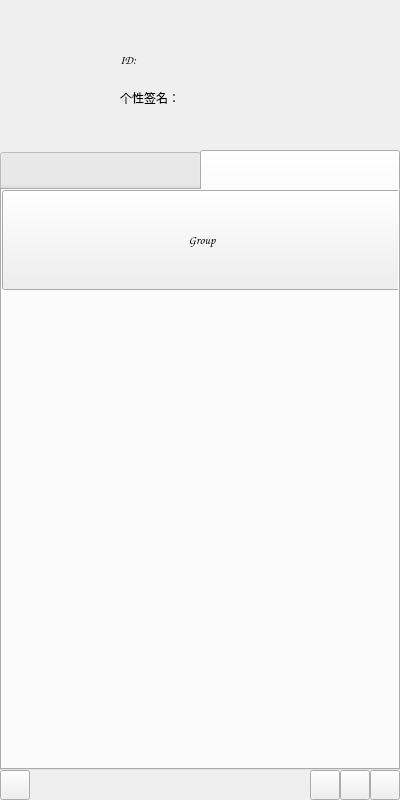
<?xml version="1.0" encoding="UTF-8"?>
<ui version="4.0">
 <class>List</class>
 <widget class="QWidget" name="List">
  <property name="geometry">
   <rect>
    <x>0</x>
    <y>0</y>
    <width>400</width>
    <height>800</height>
   </rect>
  </property>
  <property name="windowTitle">
   <string>Form</string>
  </property>
  <property name="styleSheet">
   <string notr="true">QWidget#widget{
	background-image: url(:/pic/background-list.png);
}</string>
  </property>
  <widget class="QWidget" name="widget" native="true">
   <property name="geometry">
    <rect>
     <x>0</x>
     <y>0</y>
     <width>400</width>
     <height>150</height>
    </rect>
   </property>
   <widget class="QLabel" name="label">
    <property name="geometry">
     <rect>
      <x>160</x>
      <y>50</y>
      <width>150</width>
      <height>30</height>
     </rect>
    </property>
    <property name="text">
     <string/>
    </property>
   </widget>
   <widget class="QLabel" name="label_2">
    <property name="geometry">
     <rect>
      <x>120</x>
      <y>39</y>
      <width>121</width>
      <height>41</height>
     </rect>
    </property>
    <property name="font">
     <font>
      <family>Comic Sans MS</family>
     </font>
    </property>
    <property name="text">
     <string>ID:</string>
    </property>
   </widget>
   <widget class="QLabel" name="label_3">
    <property name="geometry">
     <rect>
      <x>30</x>
      <y>60</y>
      <width>70</width>
      <height>70</height>
     </rect>
    </property>
    <property name="text">
     <string/>
    </property>
   </widget>
   <widget class="QToolButton" name="toolButton">
    <property name="geometry">
     <rect>
      <x>350</x>
      <y>0</y>
      <width>50</width>
      <height>30</height>
     </rect>
    </property>
    <property name="text">
     <string/>
    </property>
    <property name="icon">
     <iconset resource="images.qrc">
      <normaloff>:/pic/iconmonstr-x-mark-5-240.png</normaloff>:/pic/iconmonstr-x-mark-5-240.png</iconset>
    </property>
    <property name="iconSize">
     <size>
      <width>30</width>
      <height>26</height>
     </size>
    </property>
    <property name="autoRaise">
     <bool>true</bool>
    </property>
   </widget>
   <widget class="QLabel" name="label_4">
    <property name="geometry">
     <rect>
      <x>120</x>
      <y>90</y>
      <width>72</width>
      <height>15</height>
     </rect>
    </property>
    <property name="font">
     <font>
      <family>幼圆</family>
     </font>
    </property>
    <property name="text">
     <string>个性签名：</string>
    </property>
   </widget>
   <widget class="QLabel" name="label_5">
    <property name="geometry">
     <rect>
      <x>200</x>
      <y>90</y>
      <width>171</width>
      <height>16</height>
     </rect>
    </property>
    <property name="text">
     <string/>
    </property>
   </widget>
   <widget class="QToolButton" name="toolButton_2">
    <property name="geometry">
     <rect>
      <x>370</x>
      <y>90</y>
      <width>30</width>
      <height>20</height>
     </rect>
    </property>
    <property name="toolTip">
     <string>编辑</string>
    </property>
    <property name="text">
     <string/>
    </property>
    <property name="icon">
     <iconset resource="images.qrc">
      <normaloff>:/pic/Edit.png</normaloff>:/pic/Edit.png</iconset>
    </property>
    <property name="autoRaise">
     <bool>true</bool>
    </property>
   </widget>
  </widget>
  <widget class="QTabWidget" name="tabWidget">
   <property name="geometry">
    <rect>
     <x>0</x>
     <y>150</y>
     <width>400</width>
     <height>620</height>
    </rect>
   </property>
   <property name="minimumSize">
    <size>
     <width>400</width>
     <height>620</height>
    </size>
   </property>
   <property name="maximumSize">
    <size>
     <width>400</width>
     <height>620</height>
    </size>
   </property>
   <property name="toolTip">
    <string/>
   </property>
   <property name="styleSheet">
    <string notr="true">QTabBar::tab{width:200}
QTabBar::tab{height:40}</string>
   </property>
   <property name="currentIndex">
    <number>1</number>
   </property>
   <property name="iconSize">
    <size>
     <width>25</width>
     <height>25</height>
    </size>
   </property>
   <widget class="QWidget" name="tab">
    <attribute name="icon">
     <iconset resource="images.qrc">
      <normaloff>:/pic/icon2/iconmonstr-accessibility-2-240.png</normaloff>:/pic/icon2/iconmonstr-accessibility-2-240.png</iconset>
    </attribute>
    <attribute name="title">
     <string/>
    </attribute>
    <widget class="QPushButton" name="pushButton_2">
     <property name="geometry">
      <rect>
       <x>0</x>
       <y>0</y>
       <width>400</width>
       <height>100</height>
      </rect>
     </property>
     <property name="text">
      <string>EMPTY</string>
     </property>
    </widget>
    <widget class="QPushButton" name="pushButton_3">
     <property name="geometry">
      <rect>
       <x>0</x>
       <y>120</y>
       <width>400</width>
       <height>100</height>
      </rect>
     </property>
     <property name="text">
      <string>EMPTY</string>
     </property>
    </widget>
    <widget class="QPushButton" name="pushButton_5">
     <property name="geometry">
      <rect>
       <x>0</x>
       <y>240</y>
       <width>400</width>
       <height>100</height>
      </rect>
     </property>
     <property name="text">
      <string>EMPTY</string>
     </property>
    </widget>
    <widget class="QPushButton" name="pushButton_6">
     <property name="geometry">
      <rect>
       <x>0</x>
       <y>360</y>
       <width>400</width>
       <height>100</height>
      </rect>
     </property>
     <property name="text">
      <string>EMPTY</string>
     </property>
    </widget>
    <widget class="QPushButton" name="pushButton_7">
     <property name="geometry">
      <rect>
       <x>0</x>
       <y>470</y>
       <width>400</width>
       <height>100</height>
      </rect>
     </property>
     <property name="text">
      <string>EMPTY</string>
     </property>
    </widget>
   </widget>
   <widget class="QWidget" name="tab_2">
    <attribute name="icon">
     <iconset resource="images.qrc">
      <normaloff>:/pic/icon2/cp.png</normaloff>:/pic/icon2/cp.png</iconset>
    </attribute>
    <attribute name="title">
     <string/>
    </attribute>
    <widget class="QPushButton" name="pushButton">
     <property name="geometry">
      <rect>
       <x>0</x>
       <y>0</y>
       <width>400</width>
       <height>100</height>
      </rect>
     </property>
     <property name="font">
      <font>
       <family>Comic Sans MS</family>
      </font>
     </property>
     <property name="text">
      <string>Group</string>
     </property>
    </widget>
   </widget>
  </widget>
  <widget class="QPushButton" name="addfriends">
   <property name="geometry">
    <rect>
     <x>0</x>
     <y>770</y>
     <width>30</width>
     <height>30</height>
    </rect>
   </property>
   <property name="toolTip">
    <string>添加好友</string>
   </property>
   <property name="text">
    <string/>
   </property>
   <property name="icon">
    <iconset resource="images.qrc">
     <normaloff>:/pic/iconmonstr-friend-2-240.png</normaloff>:/pic/iconmonstr-friend-2-240.png</iconset>
   </property>
  </widget>
  <widget class="QPushButton" name="news">
   <property name="geometry">
    <rect>
     <x>310</x>
     <y>770</y>
     <width>30</width>
     <height>30</height>
    </rect>
   </property>
   <property name="toolTip">
    <string>修改密码</string>
   </property>
   <property name="text">
    <string/>
   </property>
   <property name="icon">
    <iconset resource="images.qrc">
     <normaloff>:/pic/iconmonstr-lock-5-240.png</normaloff>:/pic/iconmonstr-lock-5-240.png</iconset>
   </property>
   <property name="checkable">
    <bool>false</bool>
   </property>
  </widget>
  <widget class="QPushButton" name="pushButton_4">
   <property name="geometry">
    <rect>
     <x>340</x>
     <y>770</y>
     <width>30</width>
     <height>30</height>
    </rect>
   </property>
   <property name="toolTip">
    <string>设置个人信息</string>
   </property>
   <property name="text">
    <string/>
   </property>
   <property name="icon">
    <iconset resource="images.qrc">
     <normaloff>:/pic/icon2/shezhi-b.png</normaloff>:/pic/icon2/shezhi-b.png</iconset>
   </property>
  </widget>
  <widget class="QPushButton" name="theme">
   <property name="geometry">
    <rect>
     <x>370</x>
     <y>770</y>
     <width>30</width>
     <height>30</height>
    </rect>
   </property>
   <property name="toolTip">
    <string>换肤</string>
   </property>
   <property name="text">
    <string/>
   </property>
   <property name="icon">
    <iconset resource="images.qrc">
     <normaloff>:/pic/icon2/iconmonstr-product-12-240.png</normaloff>:/pic/icon2/iconmonstr-product-12-240.png</iconset>
   </property>
  </widget>
 </widget>
 <resources>
  <include location="images.qrc"/>
 </resources>
 <connections/>
</ui>
